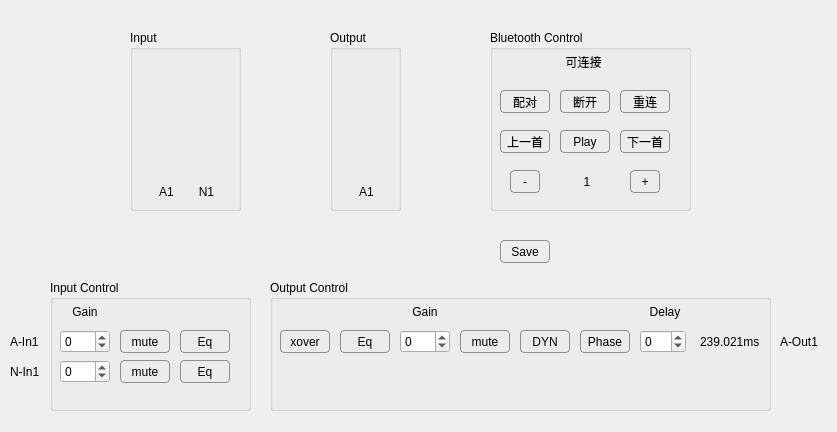
<?xml version="1.0" encoding="UTF-8"?>
<ui version="4.0">
 <class>DevSetting_RT1052_Poe_AP60_Bluetooth</class>
 <widget class="QWidget" name="DevSetting_RT1052_Poe_AP60_Bluetooth">
  <property name="windowModality">
   <enum>Qt::ApplicationModal</enum>
  </property>
  <property name="geometry">
   <rect>
    <x>0</x>
    <y>0</y>
    <width>837</width>
    <height>432</height>
   </rect>
  </property>
  <property name="windowTitle">
   <string>AMP Settings</string>
  </property>
  <property name="styleSheet">
   <string notr="true">QPushButton {
     border: 1px solid #8f8f91;
     border-radius: 4px;
     background-color: qlineargradient(x1: 0, y1: 0, x2: 0, y2: 1,
                                       stop: 0 #f6f7fa, stop: 1 #dadbde);
 }

 QPushButton:pressed {
     background-color: qlineargradient(x1: 0, y1: 0, x2: 0, y2: 1,
                                       stop: 0 #dadbde, stop: 1 #f6f7fa);
 }
QPushButton:checked{
	background-color: rgb(0, 178, 0);
}</string>
  </property>
  <widget class="QLabel" name="label_11">
   <property name="geometry">
    <rect>
     <x>780</x>
     <y>330</y>
     <width>50</width>
     <height>23</height>
    </rect>
   </property>
   <property name="text">
    <string>A-Out1</string>
   </property>
  </widget>
  <widget class="QLabel" name="label">
   <property name="geometry">
    <rect>
     <x>10</x>
     <y>330</y>
     <width>50</width>
     <height>23</height>
    </rect>
   </property>
   <property name="text">
    <string>A-In1</string>
   </property>
  </widget>
  <widget class="QPushButton" name="save">
   <property name="geometry">
    <rect>
     <x>500</x>
     <y>240</y>
     <width>50</width>
     <height>23</height>
    </rect>
   </property>
   <property name="focusPolicy">
    <enum>Qt::NoFocus</enum>
   </property>
   <property name="text">
    <string>Save</string>
   </property>
  </widget>
  <widget class="QLabel" name="label_5">
   <property name="geometry">
    <rect>
     <x>10</x>
     <y>360</y>
     <width>50</width>
     <height>23</height>
    </rect>
   </property>
   <property name="text">
    <string>N-In1</string>
   </property>
  </widget>
  <widget class="QGroupBox" name="groupBox">
   <property name="geometry">
    <rect>
     <x>50</x>
     <y>280</y>
     <width>201</width>
     <height>131</height>
    </rect>
   </property>
   <property name="title">
    <string>Input Control</string>
   </property>
   <widget class="QLabel" name="label_9">
    <property name="geometry">
     <rect>
      <x>10</x>
      <y>20</y>
      <width>50</width>
      <height>23</height>
     </rect>
    </property>
    <property name="text">
     <string>Gain</string>
    </property>
    <property name="alignment">
     <set>Qt::AlignCenter</set>
    </property>
   </widget>
   <widget class="QSpinBox" name="NIn1_Channel_Gain">
    <property name="geometry">
     <rect>
      <x>10</x>
      <y>80</y>
      <width>50</width>
      <height>23</height>
     </rect>
    </property>
    <property name="minimum">
     <number>-60</number>
    </property>
    <property name="maximum">
     <number>12</number>
    </property>
   </widget>
   <widget class="QPushButton" name="AIn1_Channel_Mute">
    <property name="geometry">
     <rect>
      <x>70</x>
      <y>50</y>
      <width>50</width>
      <height>23</height>
     </rect>
    </property>
    <property name="focusPolicy">
     <enum>Qt::NoFocus</enum>
    </property>
    <property name="text">
     <string>mute</string>
    </property>
    <property name="checkable">
     <bool>true</bool>
    </property>
   </widget>
   <widget class="QPushButton" name="NIn1_Channel_Eq">
    <property name="geometry">
     <rect>
      <x>130</x>
      <y>80</y>
      <width>50</width>
      <height>23</height>
     </rect>
    </property>
    <property name="focusPolicy">
     <enum>Qt::NoFocus</enum>
    </property>
    <property name="text">
     <string>Eq</string>
    </property>
   </widget>
   <widget class="QPushButton" name="NIn1_Channel_Mute">
    <property name="geometry">
     <rect>
      <x>70</x>
      <y>80</y>
      <width>50</width>
      <height>23</height>
     </rect>
    </property>
    <property name="focusPolicy">
     <enum>Qt::NoFocus</enum>
    </property>
    <property name="text">
     <string>mute</string>
    </property>
    <property name="checkable">
     <bool>true</bool>
    </property>
   </widget>
   <widget class="QPushButton" name="AIn1_Channel_Eq">
    <property name="geometry">
     <rect>
      <x>130</x>
      <y>50</y>
      <width>50</width>
      <height>23</height>
     </rect>
    </property>
    <property name="focusPolicy">
     <enum>Qt::NoFocus</enum>
    </property>
    <property name="text">
     <string>Eq</string>
    </property>
   </widget>
   <widget class="QSpinBox" name="AIn1_Channel_Gain">
    <property name="geometry">
     <rect>
      <x>10</x>
      <y>50</y>
      <width>50</width>
      <height>23</height>
     </rect>
    </property>
    <property name="minimum">
     <number>-60</number>
    </property>
    <property name="maximum">
     <number>12</number>
    </property>
   </widget>
  </widget>
  <widget class="QGroupBox" name="groupBox_2">
   <property name="geometry">
    <rect>
     <x>270</x>
     <y>280</y>
     <width>501</width>
     <height>131</height>
    </rect>
   </property>
   <property name="title">
    <string>Output Control</string>
   </property>
   <widget class="QLabel" name="label_20">
    <property name="geometry">
     <rect>
      <x>370</x>
      <y>20</y>
      <width>50</width>
      <height>23</height>
     </rect>
    </property>
    <property name="text">
     <string>Delay</string>
    </property>
    <property name="alignment">
     <set>Qt::AlignCenter</set>
    </property>
   </widget>
   <widget class="QSpinBox" name="AIn1_Delay">
    <property name="geometry">
     <rect>
      <x>370</x>
      <y>50</y>
      <width>46</width>
      <height>23</height>
     </rect>
    </property>
    <property name="minimum">
     <number>-60</number>
    </property>
    <property name="maximum">
     <number>12</number>
    </property>
   </widget>
   <widget class="QPushButton" name="AIn1_Phase">
    <property name="geometry">
     <rect>
      <x>310</x>
      <y>50</y>
      <width>50</width>
      <height>23</height>
     </rect>
    </property>
    <property name="focusPolicy">
     <enum>Qt::NoFocus</enum>
    </property>
    <property name="text">
     <string>Phase</string>
    </property>
    <property name="checkable">
     <bool>true</bool>
    </property>
   </widget>
   <widget class="QPushButton" name="AIn1_xover">
    <property name="geometry">
     <rect>
      <x>10</x>
      <y>50</y>
      <width>50</width>
      <height>23</height>
     </rect>
    </property>
    <property name="focusPolicy">
     <enum>Qt::NoFocus</enum>
    </property>
    <property name="text">
     <string>xover</string>
    </property>
   </widget>
   <widget class="QSpinBox" name="AIn1_Gain">
    <property name="geometry">
     <rect>
      <x>130</x>
      <y>50</y>
      <width>50</width>
      <height>23</height>
     </rect>
    </property>
    <property name="minimum">
     <number>-60</number>
    </property>
    <property name="maximum">
     <number>12</number>
    </property>
   </widget>
   <widget class="QPushButton" name="AIn1_Eq">
    <property name="geometry">
     <rect>
      <x>70</x>
      <y>50</y>
      <width>50</width>
      <height>23</height>
     </rect>
    </property>
    <property name="focusPolicy">
     <enum>Qt::NoFocus</enum>
    </property>
    <property name="text">
     <string>Eq</string>
    </property>
   </widget>
   <widget class="QLabel" name="label_16">
    <property name="geometry">
     <rect>
      <x>130</x>
      <y>20</y>
      <width>50</width>
      <height>23</height>
     </rect>
    </property>
    <property name="text">
     <string>Gain</string>
    </property>
    <property name="alignment">
     <set>Qt::AlignCenter</set>
    </property>
   </widget>
   <widget class="QPushButton" name="AIn1_Dyn">
    <property name="geometry">
     <rect>
      <x>250</x>
      <y>50</y>
      <width>50</width>
      <height>23</height>
     </rect>
    </property>
    <property name="focusPolicy">
     <enum>Qt::NoFocus</enum>
    </property>
    <property name="text">
     <string>DYN</string>
    </property>
   </widget>
   <widget class="QPushButton" name="AIn1_Mute">
    <property name="geometry">
     <rect>
      <x>190</x>
      <y>50</y>
      <width>50</width>
      <height>23</height>
     </rect>
    </property>
    <property name="focusPolicy">
     <enum>Qt::NoFocus</enum>
    </property>
    <property name="text">
     <string>mute</string>
    </property>
    <property name="checkable">
     <bool>true</bool>
    </property>
   </widget>
   <widget class="QLabel" name="label_delay_1">
    <property name="geometry">
     <rect>
      <x>430</x>
      <y>50</y>
      <width>61</width>
      <height>23</height>
     </rect>
    </property>
    <property name="text">
     <string>239.021ms</string>
    </property>
   </widget>
  </widget>
  <widget class="QGroupBox" name="groupBox_4">
   <property name="geometry">
    <rect>
     <x>130</x>
     <y>30</y>
     <width>111</width>
     <height>181</height>
    </rect>
   </property>
   <property name="title">
    <string>Input</string>
   </property>
   <widget class="VolumeWidget" name="Meter_A_1" native="true">
    <property name="geometry">
     <rect>
      <x>20</x>
      <y>20</y>
      <width>33</width>
      <height>121</height>
     </rect>
    </property>
    <property name="MaxValue" stdset="0">
     <number>0</number>
    </property>
    <property name="MinValue" stdset="0">
     <number>-70</number>
    </property>
    <property name="SingleTrack" stdset="0">
     <bool>true</bool>
    </property>
    <property name="ScaleLabel" stdset="0">
     <bool>true</bool>
    </property>
   </widget>
   <widget class="QLabel" name="label_10">
    <property name="geometry">
     <rect>
      <x>20</x>
      <y>150</y>
      <width>33</width>
      <height>23</height>
     </rect>
    </property>
    <property name="lineWidth">
     <number>1</number>
    </property>
    <property name="text">
     <string>A1</string>
    </property>
    <property name="alignment">
     <set>Qt::AlignCenter</set>
    </property>
   </widget>
   <widget class="QLabel" name="label_17">
    <property name="geometry">
     <rect>
      <x>60</x>
      <y>150</y>
      <width>33</width>
      <height>23</height>
     </rect>
    </property>
    <property name="lineWidth">
     <number>1</number>
    </property>
    <property name="text">
     <string>N1</string>
    </property>
    <property name="alignment">
     <set>Qt::AlignCenter</set>
    </property>
   </widget>
   <widget class="VolumeWidget" name="Meter_N_1" native="true">
    <property name="geometry">
     <rect>
      <x>60</x>
      <y>20</y>
      <width>33</width>
      <height>121</height>
     </rect>
    </property>
    <property name="MaxValue" stdset="0">
     <number>0</number>
    </property>
    <property name="MinValue" stdset="0">
     <number>-70</number>
    </property>
    <property name="SingleTrack" stdset="0">
     <bool>true</bool>
    </property>
    <property name="ScaleLabel" stdset="0">
     <bool>true</bool>
    </property>
   </widget>
  </widget>
  <widget class="QGroupBox" name="groupBox_5">
   <property name="geometry">
    <rect>
     <x>330</x>
     <y>30</y>
     <width>71</width>
     <height>181</height>
    </rect>
   </property>
   <property name="title">
    <string>Output</string>
   </property>
   <widget class="QLabel" name="label_21">
    <property name="geometry">
     <rect>
      <x>20</x>
      <y>150</y>
      <width>33</width>
      <height>23</height>
     </rect>
    </property>
    <property name="lineWidth">
     <number>1</number>
    </property>
    <property name="text">
     <string>A1</string>
    </property>
    <property name="alignment">
     <set>Qt::AlignCenter</set>
    </property>
   </widget>
   <widget class="VolumeWidget" name="Meter_AL" native="true">
    <property name="geometry">
     <rect>
      <x>20</x>
      <y>20</y>
      <width>33</width>
      <height>121</height>
     </rect>
    </property>
    <property name="MaxValue" stdset="0">
     <number>0</number>
    </property>
    <property name="MinValue" stdset="0">
     <number>-70</number>
    </property>
    <property name="SingleTrack" stdset="0">
     <bool>true</bool>
    </property>
    <property name="ScaleLabel" stdset="0">
     <bool>true</bool>
    </property>
   </widget>
  </widget>
  <widget class="QGroupBox" name="groupBox_3">
   <property name="geometry">
    <rect>
     <x>490</x>
     <y>30</y>
     <width>201</width>
     <height>181</height>
    </rect>
   </property>
   <property name="title">
    <string>Bluetooth Control</string>
   </property>
   <widget class="QPushButton" name="bt_play">
    <property name="geometry">
     <rect>
      <x>70</x>
      <y>100</y>
      <width>50</width>
      <height>23</height>
     </rect>
    </property>
    <property name="text">
     <string>Play</string>
    </property>
   </widget>
   <widget class="QPushButton" name="bt_yinliangjian">
    <property name="geometry">
     <rect>
      <x>20</x>
      <y>140</y>
      <width>30</width>
      <height>23</height>
     </rect>
    </property>
    <property name="text">
     <string>-</string>
    </property>
   </widget>
   <widget class="QPushButton" name="bt_yinliangjia">
    <property name="geometry">
     <rect>
      <x>140</x>
      <y>140</y>
      <width>30</width>
      <height>23</height>
     </rect>
    </property>
    <property name="text">
     <string>+</string>
    </property>
   </widget>
   <widget class="QPushButton" name="bt_duankai">
    <property name="geometry">
     <rect>
      <x>70</x>
      <y>60</y>
      <width>50</width>
      <height>23</height>
     </rect>
    </property>
    <property name="text">
     <string>断开</string>
    </property>
   </widget>
   <widget class="QPushButton" name="bt_chonglian">
    <property name="geometry">
     <rect>
      <x>130</x>
      <y>60</y>
      <width>50</width>
      <height>23</height>
     </rect>
    </property>
    <property name="text">
     <string>重连</string>
    </property>
   </widget>
   <widget class="QPushButton" name="bt_peidui">
    <property name="geometry">
     <rect>
      <x>10</x>
      <y>60</y>
      <width>50</width>
      <height>23</height>
     </rect>
    </property>
    <property name="text">
     <string>配对</string>
    </property>
   </widget>
   <widget class="QPushButton" name="bt_shangyishou">
    <property name="geometry">
     <rect>
      <x>10</x>
      <y>100</y>
      <width>50</width>
      <height>23</height>
     </rect>
    </property>
    <property name="text">
     <string>上一首</string>
    </property>
   </widget>
   <widget class="QPushButton" name="bt_xiayishou">
    <property name="geometry">
     <rect>
      <x>130</x>
      <y>100</y>
      <width>50</width>
      <height>23</height>
     </rect>
    </property>
    <property name="text">
     <string>下一首</string>
    </property>
   </widget>
   <widget class="QLabel" name="bt_yinliang">
    <property name="geometry">
     <rect>
      <x>70</x>
      <y>140</y>
      <width>54</width>
      <height>23</height>
     </rect>
    </property>
    <property name="text">
     <string>1</string>
    </property>
    <property name="alignment">
     <set>Qt::AlignCenter</set>
    </property>
   </widget>
   <widget class="QLabel" name="bt_zhuangtai">
    <property name="geometry">
     <rect>
      <x>13</x>
      <y>20</y>
      <width>161</width>
      <height>23</height>
     </rect>
    </property>
    <property name="text">
     <string>可连接</string>
    </property>
    <property name="alignment">
     <set>Qt::AlignCenter</set>
    </property>
   </widget>
  </widget>
 </widget>
 <customwidgets>
  <customwidget>
   <class>VolumeWidget</class>
   <extends>QWidget</extends>
   <header>customWidget/volumewidget.h</header>
   <container>1</container>
  </customwidget>
 </customwidgets>
 <resources/>
 <connections/>
</ui>
